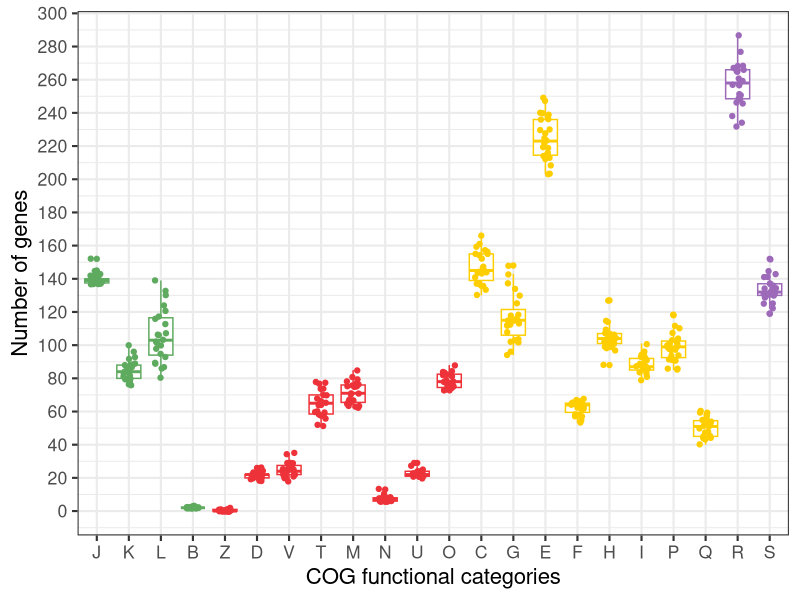

This chart was generated by the following R code: (Note: this script raises an error after producing the figure.)
df <- read.table("COG_function_stat.txt", sep = "\t", header = T, check.names = F)
library(reshape2)
library(ggplot2)
df2 <- melt(df)
df2 <- df2[,-2]
df2$group <- rep(c("INFORMATION_STORAGE_AND_PROCESSING","METABOLISM",
                   "CELLULAR_PROCESSES_AND_SIGNALING","METABOLISM","METABOLISM",
                   "METABOLISM","METABOLISM","METABOLISM","INFORMATION_STORAGE_AND_PROCESSING",
                   "INFORMATION_STORAGE_AND_PROCESSING","INFORMATION_STORAGE_AND_PROCESSING",
                   "CELLULAR_PROCESSES_AND_SIGNALING","CELLULAR_PROCESSES_AND_SIGNALING",
                   "CELLULAR_PROCESSES_AND_SIGNALING","METABOLISM","METABOLISM",
                   "POORLY_CHARACTERIZED","POORLY_CHARACTERIZED","CELLULAR_PROCESSES_AND_SIGNALING",
                   "CELLULAR_PROCESSES_AND_SIGNALING","CELLULAR_PROCESSES_AND_SIGNALING",
                   "CELLULAR_PROCESSES_AND_SIGNALING"),23)
df2$ID <- factor(df2$ID,levels=c("J", "K", "L", "B", "Z","D", "V", "T", "M", "N", 
                                 "U", "O", "C", "G", "E", "F", "H", "I", "P", "Q", "R", "S"))
ggplot(df2, aes(ID, value)) + geom_boxplot(aes(color=group)) + 
  geom_jitter(width = 0.2,aes(color=group))+
  scale_y_continuous(breaks=seq(0, 300, 20))+
  xlab("COG functional categories") +
  ylab("Number of genes") + 
  theme_classic() + theme_bw(base_size = 16) +
  theme(legend.position="none")+
  scale_color_manual(values = c("#EE3239", "#5EAA5F","#FECE00","#9D6AB9"))+
  ggsave(filename="COG_CAT_boxplot.pdf", height = 6,width = 8,scale=1)
